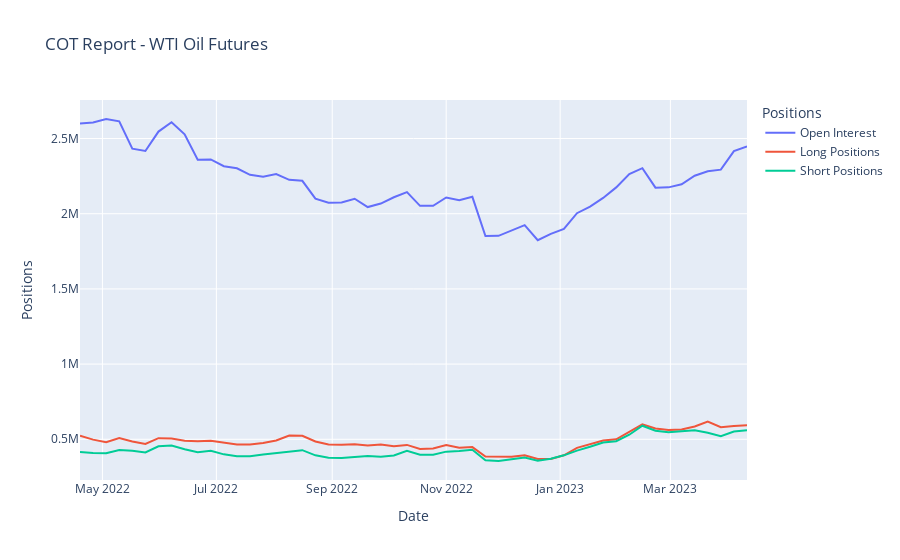

The notebook cell this image was saved under:
### Code cell
# データをプロット
fig = go.Figure()

fig.add_trace(go.Scatter(x=cot_data.index, y=cot_data['Open Interest'],
                    mode='lines', name='Open Interest'))
fig.add_trace(go.Scatter(x=cot_data.index, y=cot_data[''],
                    mode='lines', name='Long Positions'))
fig.add_trace(go.Scatter(x=cot_data.index, y=cot_data['Producer/Merchant/Processor/User Shorts'],
                    mode='lines', name='Short Positions'))

fig.update_layout(title='COT Report - WTI Oil Futures',
                  xaxis_title='Date',
                  yaxis_title='Positions',
                  legend_title='Positions')

fig.show()
